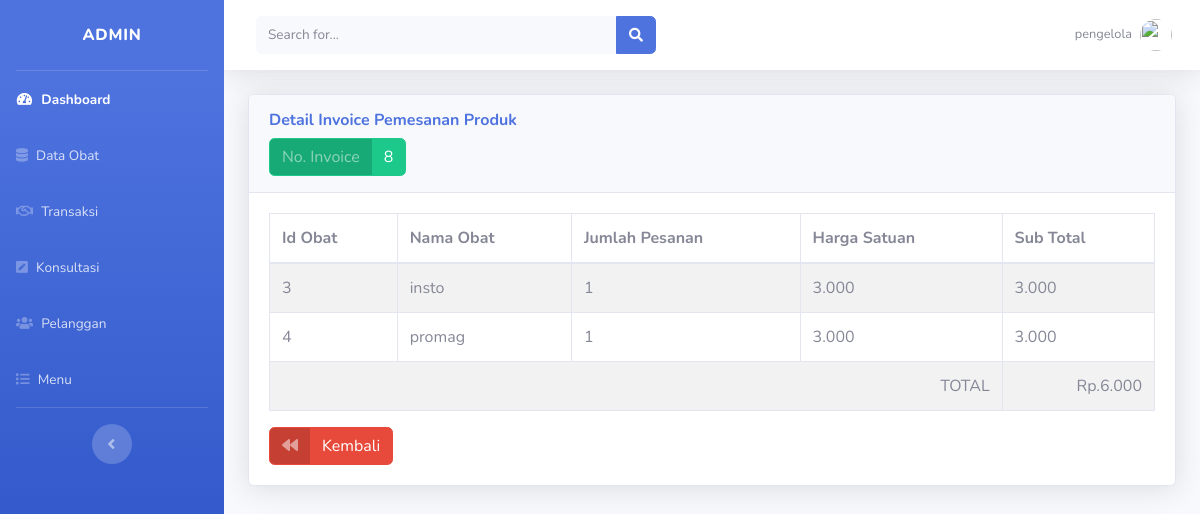
Screenshot of /invoice/detail/8 with the database file from the repository.
### tables this page shows
CREATE TABLE `invoice` (
  `idinvoice` int(11) NOT NULL,
  `nama` varchar(50) NOT NULL,
  `alamat` varchar(255) NOT NULL,
  `tglpesan` datetime NOT NULL,
  `batasbayar` datetime NOT NULL
);

CREATE TABLE `transaksi` (
  `idtransaksi` int(11) NOT NULL,
  `idinvoice` int(11) NOT NULL,
  `idobat` int(11) NOT NULL,
  `namaobat` varchar(50) NOT NULL,
  `jumlah` int(3) NOT NULL,
  `harga` int(10) NOT NULL,
  `pilihan` text NOT NULL
);

### application/controllers/Invoice.php (called while the page is built, shortened)
<?php
class Invoice extends CI_Controller
{
    public function detail($idinvoice)
    {
        $data['invoice'] = $this->Invoice_model->ambilidinvoice($idinvoice);
        $data['pesanan'] = $this->Invoice_model->ambilidpesanan($idinvoice);
        $this->load->view('template/header');
        $this->load->view('template/sidebar');
        $this->load->view('admin/detailinvoice', $data);
        $this->load->view('template/footer');
    }
}

### index.php (called while the page is built, shortened)
<?php
require_once BASEPATH.'core/CodeIgniter.php';

### application/models/Invoice_model.php (called while the page is built, shortened)
<?php
class Invoice_model extends CI_Model
{
    public $tabel = 'invoice';
    public $id = 'idinvoice';
    public function ambilidinvoice($idinvoice)
    {
        $result = $this->db->where('idinvoice', $idinvoice)->limit(1)->get($this->tabel);
        if ($result->num_rows() > 0) {
            return $result->row();
        } else {
            return false;
        }
    }
    public function ambilidpesanan($idinvoice)
    {
        $result = $this->db->where($this->id, $idinvoice)->get('transaksi');
        if ($result->num_rows() > 0) {
            return $result->result();
        } else {
            return false;
        }
    }
}

### application/views/admin/detailinvoice.php (the view)
<div class="container-fluid">
    <div class="card shadow mb-4">
        <div class="card-header py-3">
            <h6 class="m-0 font-weight-bold text-primary">Detail Invoice Pemesanan Produk</h6>
            <button class="btn btn-success btn-icon-split mt-2">
                <span class="icon text-white-50">
                    No. Invoice
                </span>
                <span class="text"><?= $invoice->idinvoice ?></span>
            </button>
        </div>
        <div class="card-body">
            <div class="table-responsive">
                <table class="table table-bordered table-hover table-striped" id="dataTable" width="100%" cellspacing="0">
                    <thead>
                        <tr>
                            <th>Id Obat</th>
                            <th>Nama Obat</th>
                            <th>Jumlah Pesanan</th>
                            <th>Harga Satuan</th>
                            <th>Sub Total</th>
                        </tr>
                    </thead>
                    <tbody>
                        <?php
                        $total = 0;
                        foreach ($pesanan as $pesan) :
                            $subtotal = $pesan->jumlah * $pesan->harga;
                            $total += $subtotal;
                        ?>
                            <tr>
                                <td><?= $pesan->idobat ?></td>
                                <td><?= $pesan->namaobat ?></td>
                                <td><?= $pesan->jumlah ?></td>
                                <td><?= number_format($pesan->harga, 0, ',', '.') ?></td>
                                <td><?= number_format($subtotal, 0, ',', '.') ?></td>
                            </tr>
                        <?php endforeach; ?>
                        <tr>
                            <td colspan="4" align="right"> TOTAL</td>
                            <td align="right">Rp.<?= number_format($total, 0, ',', '.') ?></td>
                        </tr>
                    </tbody>
                </table>
                <a href="<?= base_url('invoice/index') ?>" class="btn btn-danger btn-icon-split">
                    <span class="icon text-white-50">
                        <i class="fas fa-backward"></i>
                    </span>
                    <span class="text">Kembali</span>
                </a>
            </div>
        </div>
    </div>
</div>

### rows the page displays
invoice: idinvoice "8"
transaksi: idobat "3", namaobat "insto", jumlah "1", harga "3.000", subtotal "3.000"
transaksi: idobat "4", namaobat "promag", jumlah "1", harga "3.000", subtotal "3.000"

### other values shown
$total "6.000"
